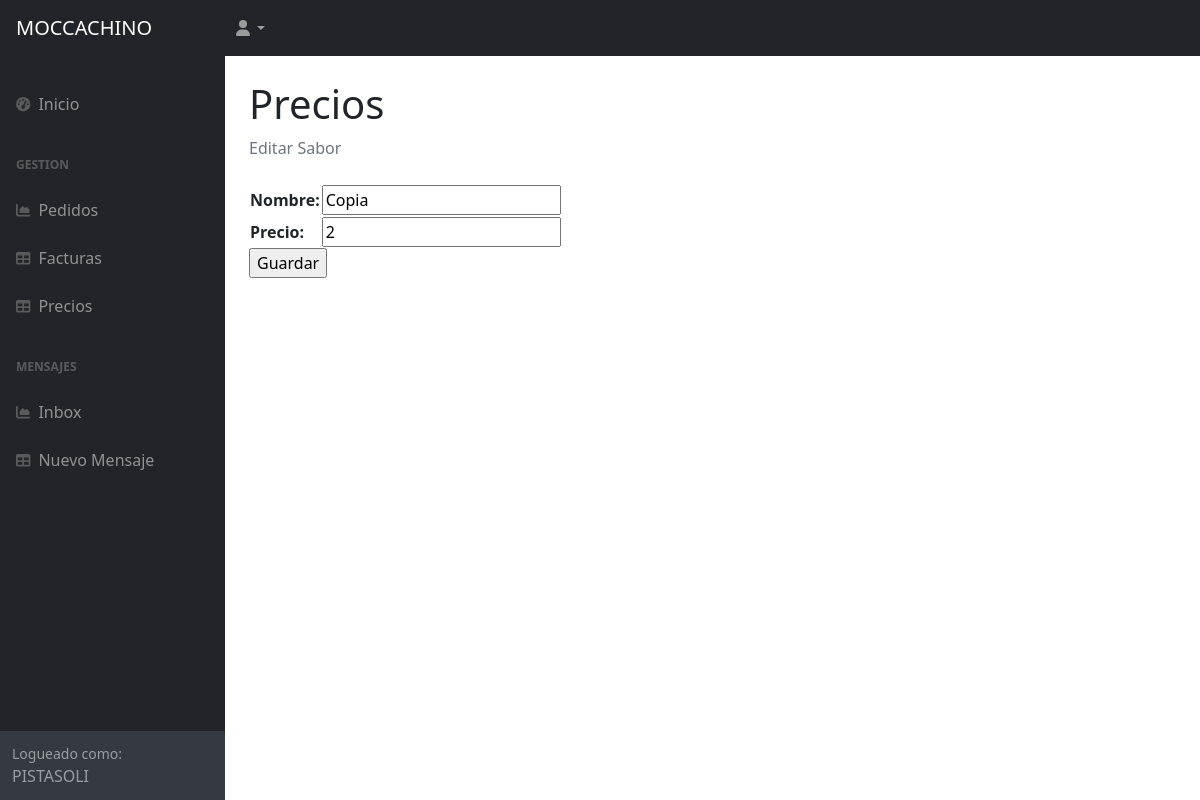
The page /AppClientes/precioseditar/21 (signed in) on the database as committed earlier.
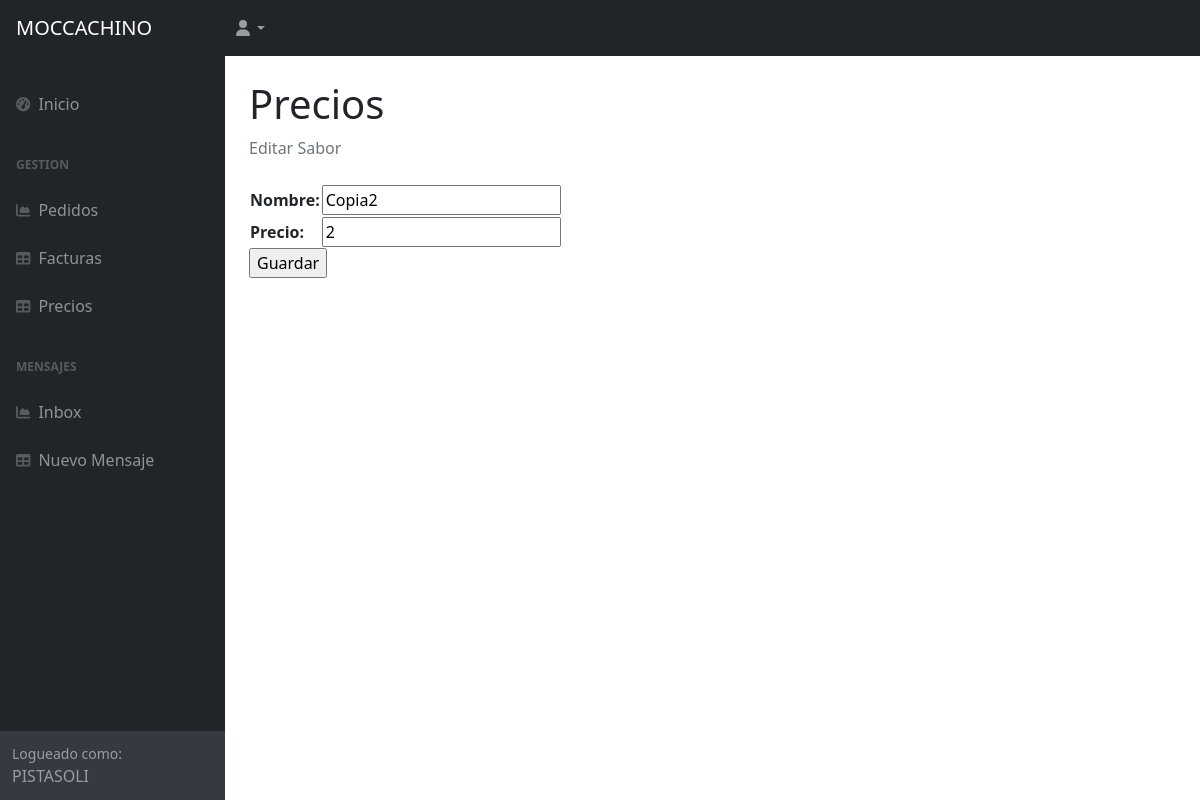
The same page on the database as committed later.
### AppClientes/models.py (models this page shows, shortened)
class Sabores(models.Model):
    nombre=models.CharField(max_length=50)
    precio=models.IntegerField()

### AppClientes/views.py (the view)
# urls.py: path('precioseditar/<id>', precioseditar, name="precioseditar"),
@login_required
def precioseditar(request, id):
    sabor=Sabores.objects.get(id=id)
    if request.method == "POST":
        form = SaboresForm(request.POST)
        if form.is_valid():
            sabor = Sabores.objects.get(id=id)
            sabor.nombre = form.cleaned_data["nombre"]
            sabor.precio = form.cleaned_data["precio"]
            sabor.save()
            form = SaboresForm()
            sabores = Sabores.objects.all()
            return HttpResponseRedirect(reverse('precios'), {"sabores": sabores, "mensaje": "SABOR EDITADO CORRECTAMENTE", "form": form})
        else:
            form = SaboresForm()
    else:
       form = SaboresForm(initial={"nombre": sabor.nombre, "precio": sabor.precio})
       return render(request, ("AppClientes/precioseditar.html"), {"form": form})

### AppClientes/forms.py
class SaboresForm(forms.Form):
    nombre=forms.CharField(max_length=50)
    precio=forms.IntegerField()

### AppClientes/templates/AppClientes/precioseditar.html (shortened to what this page needs)
{% extends 'AppClientes/padre.html' %}
{% load static %}
{% block contenido %}
            <div id="layoutSidenav_content">
                <main>
                    <div class="container-fluid px-4">
                        <h1 class="mt-4">Precios</h1>
                        <ol class="breadcrumb mb-4">
                            <li class="breadcrumb-item active">Editar Sabor</li>
                        </ol>
                            <form action= ""  method="POST">
                                <table>
                                    {{ form.as_table }}
                                </table>
                                    <input type="submit" value="Guardar">
                            </form>
{% endblock %}

Rows that differ between the two databases and show on the page:
changed Sabores: nombre "Copia" → "Copia2"
